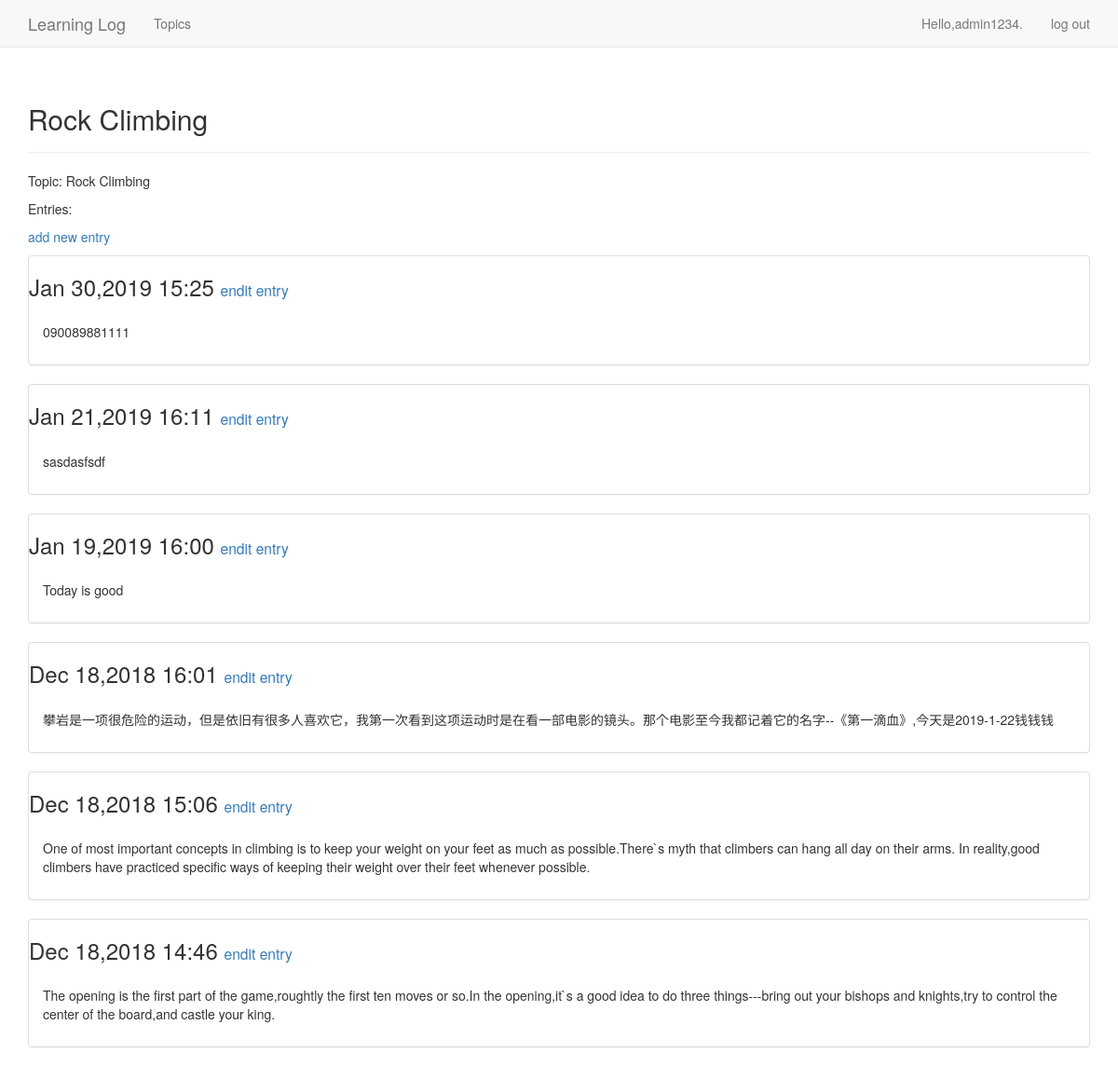
Page /topics/2/ (signed in) on the earlier database version.
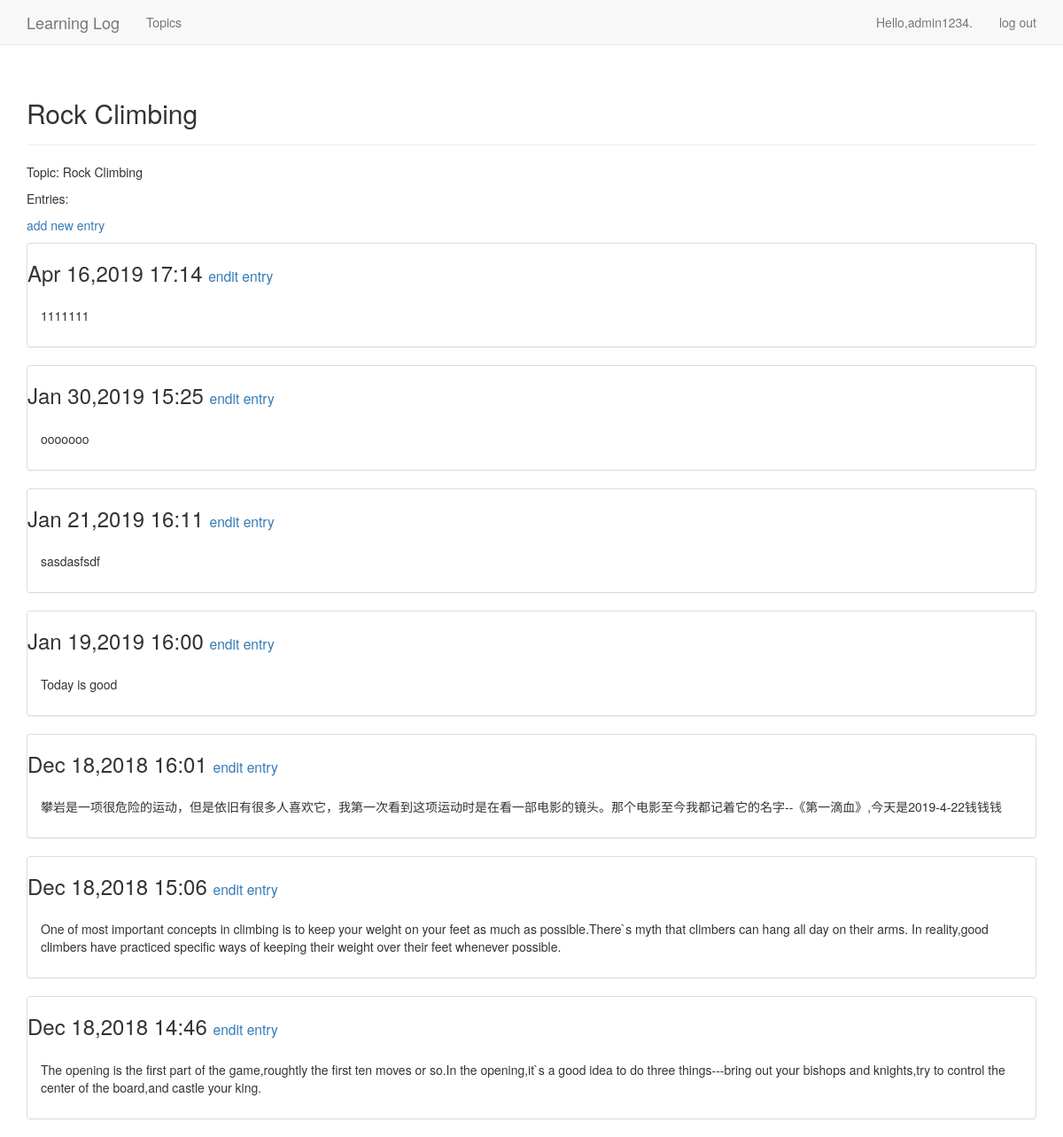
Same page on the later database version.
### learning_logs/models.py (models this page shows, shortened)
class Entry(models.Model):
			topic = models.ForeignKey(Topic,on_delete = models.CASCADE)
			text = models.TextField()
			date_added = models.DateTimeField(auto_now_add = True)
			class Meta:
				verbose_name_plural = 'entries'

### learning_logs/views.py (the view)
# urls.py: url(r'^topics/(?P<topic_id>\d+)/$',views.topic,name='topic'),
@login_required
def topic(request,topic_id):
	topic = Topic.objects.get(id=topic_id)
	check_topic_owner(request,topic);
	entries = topic.entry_set.order_by('-date_added')
	context = {'topic':topic,'entries':entries}
	return render(request,'learning_logs/topic.html',context)

### learning_logs/models.py (called while the page is built)
	def __str__(self):
		return self.text

### learning_logs/views.py (called while the page is built)
def  check_topic_owner(request,topic):
	if topic.owner != request.user:
		raise Http404

### learning_logs/templates/learning_logs/topic.html
{% extends 'learning_logs/base.html' %}
{% block header %}
<h2>{{ topic }}</h2>
{% endblock header %}
{% block content %}
<p>Topic: {{ topic }} </p>
<p>Entries:</p>
<p>
	<a href="{% url 'learning_logs:new_entry' topic.id %}">add new entry</a>
</p>
	{% for entry in entries %}
	<div class="panel panel-default">
		<div class="pane-heading">
			<h3>
				{{ entry.date_added|date:'M d,Y H:i'}}
				<small>
					<a href="{% url 'learning_logs:edit_entry' entry.id%}">
						endit entry
					</a>
				</small>
			</h3>
		</div>
		<div class="panel-body">
		{{ entry.text|linebreaks }}
		</div>
  </div>
	{% empty %}
    	There are no entries for this topic yet.
    {% endfor %}
{% endblock content %}

Differences in the rows shown:
added Entry: date_added "Apr 16,2019 17:14", text "1111111"
changed Entry: text "090089881111" → "ooooooo"
changed Entry: text "攀岩是一项很危险的运动，但是依旧有很多人喜欢它，我第一次看到这项运动时是在看一部电影的镜头。那个电影至今我都记着它的名字--《第一滴血》,今天是2019-1-22钱钱钱" → "攀岩是一项很危险的运动，但是依旧有很多人喜欢它，我第一次看到这项运动时是在看一部电影的镜头。那个电影至今我都记着它的名字--《第一滴血》,今天是2019-4-22钱钱钱"
